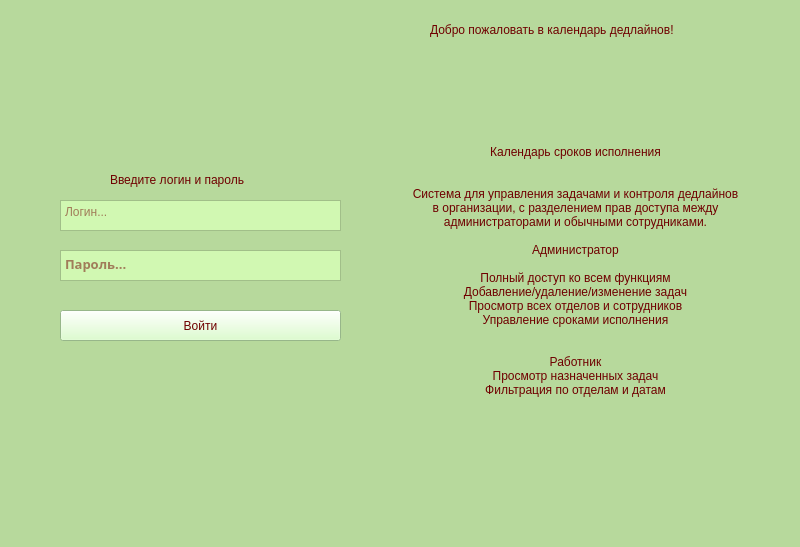
<?xml version="1.0" encoding="UTF-8"?>
<ui version="4.0">
 <class>MainWindow</class>
 <widget class="QMainWindow" name="MainWindow">
  <property name="geometry">
   <rect>
    <x>0</x>
    <y>0</y>
    <width>800</width>
    <height>547</height>
   </rect>
  </property>
  <property name="windowTitle">
   <string>Добро пожаловать - Календарь сроков</string>
  </property>
  <property name="styleSheet">
   <string notr="true">background-color:rgb(183, 217, 156);
color: rgb(109, 29, 29);
border-color: 2px rgb(114, 165, 100);</string>
  </property>
  <widget class="QWidget" name="centralwidget">
   <widget class="QPushButton" name="vxod_butt">
    <property name="geometry">
     <rect>
      <x>60</x>
      <y>310</y>
      <width>281</width>
      <height>31</height>
     </rect>
    </property>
    <property name="styleSheet">
     <string notr="true">background-color:rgb(212, 255, 193);
font: 700 10pt &quot;Small Fonts&quot;;
color: rgb(111, 0, 0);</string>
    </property>
    <property name="text">
     <string>Войти</string>
    </property>
   </widget>
   <widget class="QLabel" name="label_2">
    <property name="geometry">
     <rect>
      <x>110</x>
      <y>170</y>
      <width>191</width>
      <height>20</height>
     </rect>
    </property>
    <property name="styleSheet">
     <string notr="true">
font: 700 10pt &quot;Small Fonts&quot;;
color: rgb(111, 0, 0);</string>
    </property>
    <property name="text">
     <string>Введите логин и пароль</string>
    </property>
   </widget>
   <widget class="QTextEdit" name="textEdit_login">
    <property name="geometry">
     <rect>
      <x>60</x>
      <y>200</y>
      <width>281</width>
      <height>31</height>
     </rect>
    </property>
    <property name="styleSheet">
     <string notr="true">background-color: rgb(209, 248, 178);
font: 700 10pt &quot;Small Fonts&quot;;
color: rgb(111, 0, 0);</string>
    </property>
    <property name="placeholderText">
     <string>Логин...</string>
    </property>
   </widget>
   <widget class="QLabel" name="label">
    <property name="geometry">
     <rect>
      <x>430</x>
      <y>20</y>
      <width>321</width>
      <height>20</height>
     </rect>
    </property>
    <property name="styleSheet">
     <string notr="true">
font: 700 10pt &quot;Small Fonts&quot;;
color: rgb(111, 0, 0);</string>
    </property>
    <property name="text">
     <string>Добро пожаловать в календарь дедлайнов!</string>
    </property>
   </widget>
   <widget class="QTextEdit" name="textEdit_pasword">
    <property name="geometry">
     <rect>
      <x>60</x>
      <y>250</y>
      <width>281</width>
      <height>31</height>
     </rect>
    </property>
    <property name="font">
     <font>
      <family>Small Fonts</family>
      <pointsize>10</pointsize>
      <italic>false</italic>
      <bold>true</bold>
     </font>
    </property>
    <property name="styleSheet">
     <string notr="true">background-color: rgb(209, 248, 178);
font: 700 10pt &quot;Small Fonts&quot;;
color: rgb(111, 0, 0);</string>
    </property>
    <property name="placeholderText">
     <string>Пароль...</string>
    </property>
   </widget>
   <widget class="QLabel" name="label_3">
    <property name="geometry">
     <rect>
      <x>410</x>
      <y>60</y>
      <width>331</width>
      <height>421</height>
     </rect>
    </property>
    <property name="styleSheet">
     <string notr="true">
font: 700 10pt &quot;Small Fonts&quot;;
color: rgb(111, 0, 0);</string>
    </property>
    <property name="text">
     <string>Календарь сроков исполнения 


Система для управления задачами и контроля дедлайнов в организации, с разделением прав доступа между администраторами и обычными сотрудниками.

Администратор

Полный доступ ко всем функциям
Добавление/удаление/изменение задач
Просмотр всех отделов и сотрудников
Управление сроками исполнения


Работник
Просмотр назначенных задач
Фильтрация по отделам и датам</string>
    </property>
    <property name="alignment">
     <set>Qt::AlignmentFlag::AlignCenter</set>
    </property>
    <property name="wordWrap">
     <bool>true</bool>
    </property>
   </widget>
  </widget>
  <widget class="QMenuBar" name="menubar">
   <property name="geometry">
    <rect>
     <x>0</x>
     <y>0</y>
     <width>800</width>
     <height>22</height>
    </rect>
   </property>
  </widget>
  <widget class="QStatusBar" name="statusbar"/>
 </widget>
 <resources/>
 <connections/>
</ui>
